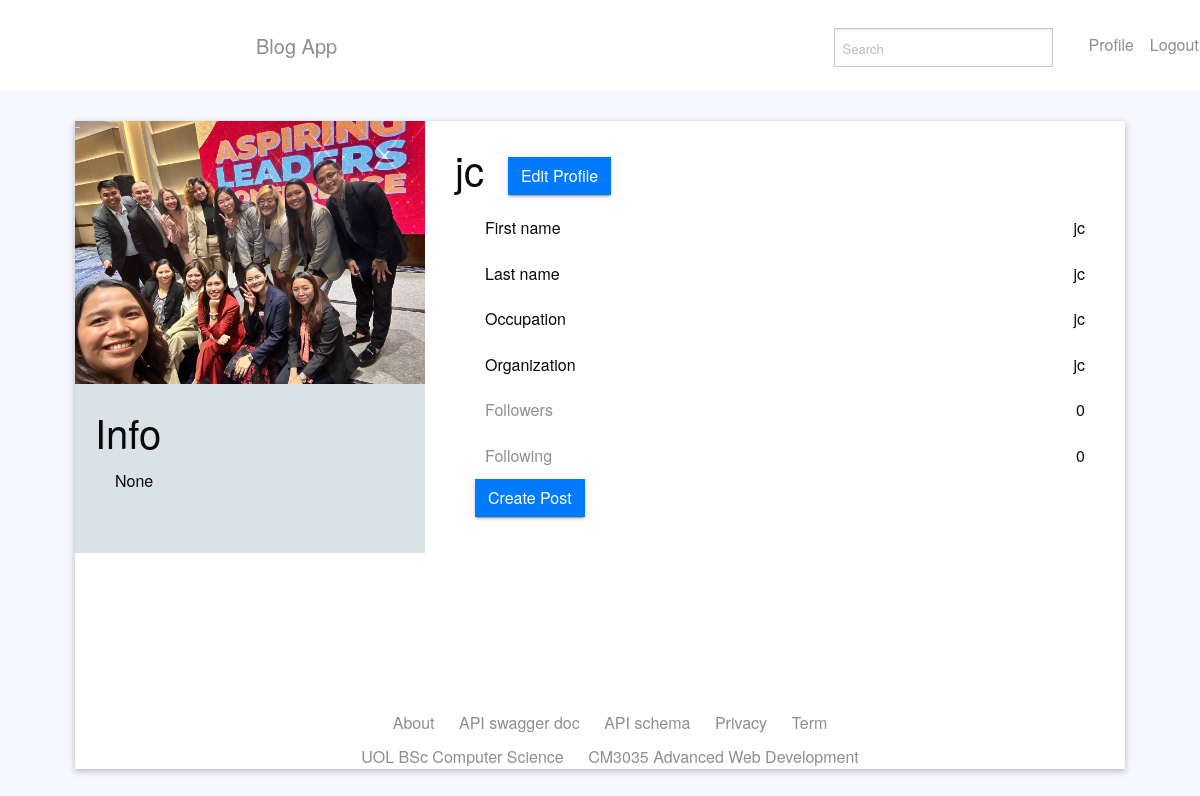
The page /user-home/ (signed in) on the database as committed earlier.
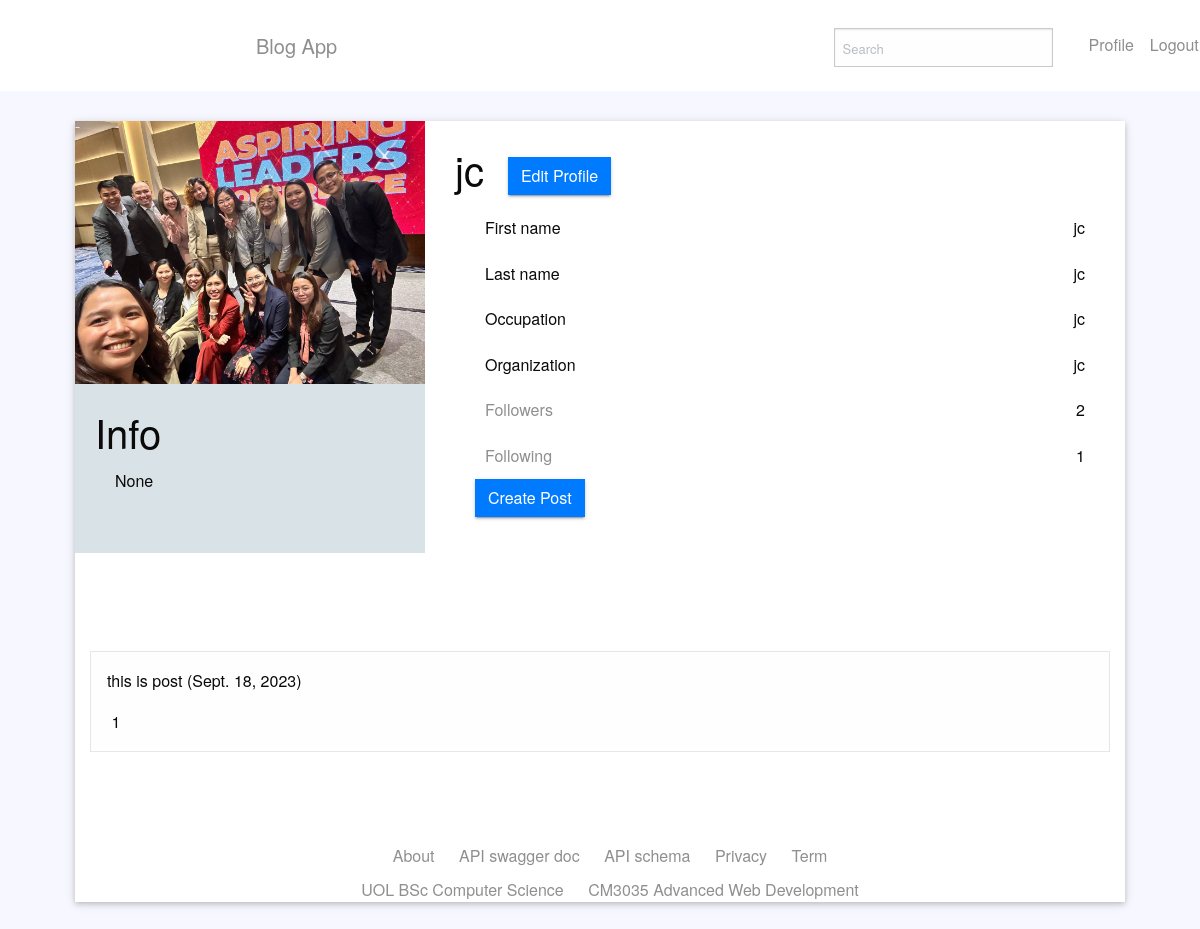
The same page on the database as committed later.
### blogapp/models.py (models this page shows)
class Post(models.Model):
    postId = models.AutoField(primary_key=True)
    user = models.ForeignKey(User, on_delete=models.DO_NOTHING, related_name='posts')
    postDate = models.DateField(null=True)
    text = models.CharField(max_length=500)
    media = models.ImageField(upload_to='images_post')
    likers = models.ManyToManyField(User, default=None, blank=True, related_name='post_likes')
    likes = models.IntegerField(null=True)
    @property
    def num_likes(self):
        return self.likers.all().count()

### blogapp/views.py (the view)
# urls.py: path('user-home/', views.main_user_home, name='main-user-home'),
@login_required
def main_user_home(request):
    user = request.user
    if user.is_authenticated:
        user_profile = AppUser.objects.get(user=user)
        if user_profile.profileImage:
            img_url = user_profile.profileImage.url
        else:
            img_url = None
        if request.method == "POST":
            post_form = NewPostForm(request.POST, request.FILES)
            if post_form.is_valid():
                post_form.save(user=user, time=datetime.now())
        else:
            post_form = NewPostForm()
        post = Post.objects.filter(user=user).order_by('-postId')
        follower_count = Follower.objects.filter(user=request.user).count()
        following_count = Follower.objects.filter(follower=request.user).count()
    else:
        return HttpResponseRedirect('/login')
    return render(request, "blogapp/home_page.html", {"user_profile": user_profile, "img_url":img_url, "post_form": post_form, "posts":post, "follower_count":follower_count, "following_count": following_count})

### blogapp/forms.py (shortened to what this page needs)
class NewPostForm(forms.Form):
    text = forms.CharField(required=True, widget=forms.Textarea(attrs={'placeholder':'what you reckon?'}), label='', help_text="word limit : 500")
    media = forms.ImageField(label="image", required=False)
    user = forms.CharField(widget=forms.HiddenInput(), required=False)

### blogapp/templates/blogapp/home_page.html (shortened to what this page needs)
<!DOCTYPE html>
<html lang="en">
  {% load static %}
  <head>
    <link rel="stylesheet" href="{% static 'assets/css/bootstrap.min.css' %}" />
    <link rel="stylesheet" href="{% static 'assets/css/fontawsom-all.min.css' %}" />
    <link rel="stylesheet" type="text/css" href="{% static 'assets/css/style.css' %}" />
  </head>
  <body>
    {% include "./header.html" %}
    <nav class="navbar navbar-expand-sm bg-dark navbar-dark" style="background-color: #ffffff !important">
      <a class="navbar-brand site-title" href="/">Blog App</a>
      <div class="right-box">
        <form class="form-inline" method="POST" action="{% url 'search-user'%}">
          <input class="form-control mr-sm-2" type="text" placeholder="Search" style="margin-top: 20px" />
        </form>
        <ul class="navbar-nav">
          <li class="nav-item" style="margin-top: 1rem">
            <a class="nav-link" href="/user-home" style="color: #8e8e8e">Profile</a>
          </li>
          <li class="nav-item" style="margin-top: 1rem">
            <a class="nav-link" href="../signout" style="color: #8e8e8e">Logout</a>
          </li>
        </ul>
      </div>
    </nav>
    <div class="container-fluid overcover">
      <div class="container profile-box">
        <div class="row">
          <div class="col-lg-4 col-md-5 leftgh">
            <div class="image-box">
              {% if img_url %}
              <img class="image-box" src="{{ img_url }}" alt="user profile image" />
              {% else %}
              <img class="image-box" src="{% static 'media/blank.png' %}" alt="user profile image" />
              {% endif %}
            </div>
            <div class="profile">
              <h2>Info</h2>
              <p>{{ user_profile.bio }}</p>
            </div>
          </div>
          <div class="col-lg-8 col-md-7 no-padding">
            <div class="rit-data">
              <h2
                >{{ user }}<a href="/user-profile"><button type="button" class="btn btn-primary" style="margin-left: 1.5rem">Edit Profile</button></a></h2
              >
              <ul>
                <li>First name<span>{{ user.first_name}}</span></li>
                <li>Last name <span>{{ user.last_name}}</span></li>
                <li>Occupation <span>{{ user_profile.ocupation }}</span></li>
                <li>Organization <span>{{ user_profile.organization }}</span></li>
                <li><a href="/network_list/">Followers</a> <span>{{ follower_count }}</span></li>
                <li><a href="/network_list/">Following</a> <span>{{ following_count }}</span></li>
                <button type="button" class="btn btn-primary" onclick="overlay()">Create Post</button>
              </ul>
            </div>
          </div>
        </div>
        <br />
        <br />
        <div class="grid-containor">
          <div class="grid-x grid-margin-x">
            <div class="large-12 cell">
              {% for post in posts %}
              <div class="card" style="margin-bottom: 2rem">
                <div class="card-section">
                  <p>{{ post.text }} ({{ post.postDate }})</p>
                  <p
                    ><button class="ul-{{post.postId}}" id="{{post.postId}}" onclick="UnLike_Like(id)"></button> <a class="lc-{{post.postId}}"> {{post.num_likes}}</a>
                  </p>
                </div>
              </div>
              {% endfor %}
            </div>
          </div>
        </div>
        {% include "./footer.html" %}
      </div>
    </div>
  </body>
</html>

Rows that differ between the two databases and show on the page:
added Post: text "this is post", postDate "Sept. 18, 2023", num_likes "1"
Other text that changed with them:
{{ follower_count }}: "0" → "2"
{{ following_count }}: "0" → "1"
